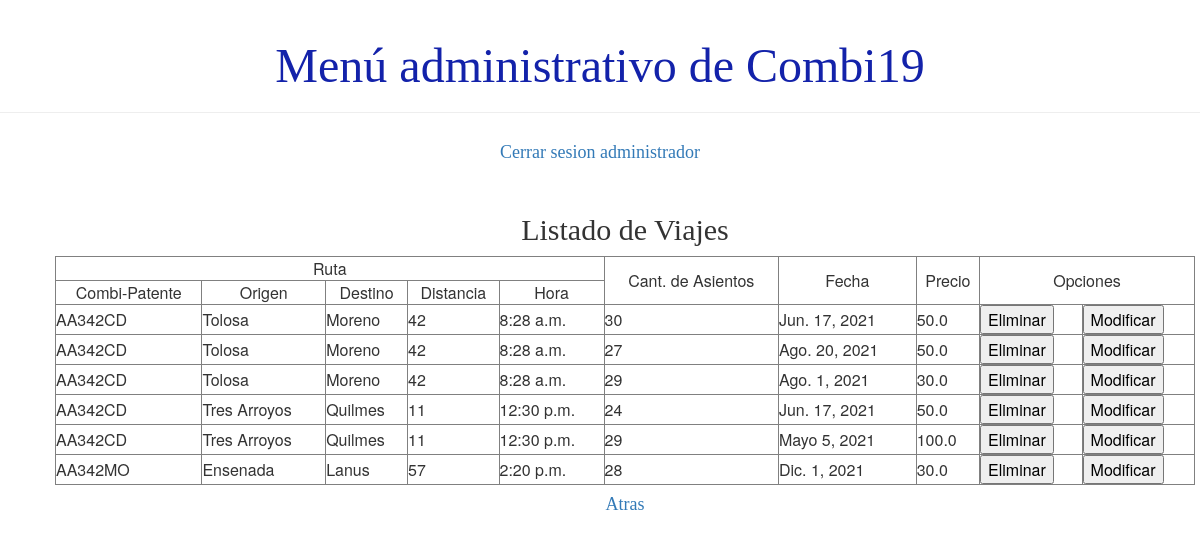
/usuario/listaViaje (signed in), run on the app's committed database.
### demo1/models.py (models this page shows, shortened)
class Combi(models.Model):
    TIPOS_COMBI = (
        ('C', 'Cama'),
        ('S', 'Semicama'),
    )
    chofer = models.ForeignKey(Chofer, on_delete=models.CASCADE)
    patente = models.CharField(max_length=10)
    tipo = models.CharField(max_length=1, choices=TIPOS_COMBI)
    modelo = models.CharField(max_length=40)
    asientos = models.IntegerField()
    activo = models.BooleanField(default=True)

class Lugar(models.Model):
    nombre_de_lugar = models.CharField(max_length=50)
    provincia = models.CharField(max_length=40)
    activo = models.BooleanField(default=True)

class Ruta(models.Model):
    combi = models.ForeignKey(Combi, on_delete=models.CASCADE)
    origen = models.ForeignKey(Lugar, on_delete=models.CASCADE, related_name='origen')
    destino = models.ForeignKey(Lugar, on_delete=models.CASCADE, related_name='destino')
    hora = models.TimeField()
    distancia = models.IntegerField()
    activo = models.BooleanField(default=True)

class Viaje(models.Model):
    ruta = models.ForeignKey(Ruta, on_delete=models.CASCADE)
    cantInsumos = models.ManyToManyField(CantInsumo,blank=True)
    fecha = models.DateField()
    precio = models.FloatField()
    asientos = models.IntegerField()
    activo = models.BooleanField(default=True)
    vendidos= models.IntegerField(default=0)

### demo1/views.py (the view)
# urls.py: path('usuario/listaViaje', views.listado_viaje ,name='listado_viaje'),
def listado_viaje(request):
    viajes=armarFilaViaje()
    page_obj,cantidad = listadoDePaginacion(viajes, request)
    return render(request, 'demo1/listados/listado_viaje.html', {'page_obj':page_obj, 'cantidad':cantidad})

### demo1/views.py (called while the page is built)
def listadoDePaginacion(lista, request):
    paginator= Paginator(lista, 10)
    cantidad=False if (paginator.count == 0) else True
    page_number = request.GET.get('page')
    return (paginator.get_page(page_number), cantidad)

def armarFilaViaje():
    lista=[]
    viajes=Viaje.objects.filter(activo=True).values()
    for v in viajes:
        r=Ruta.objects.filter(id=v['ruta_id']).values()
        combi=Combi.objects.filter(id=r[0]['combi_id']).values()
        o=Lugar.objects.filter(id=r[0]['origen_id']).values()
        d=Lugar.objects.filter(id=r[0]['destino_id']).values()
        dic={'patente':combi[0]['patente'], 'origen':o[0]['nombre_de_lugar'], 'destino':d[0]['nombre_de_lugar'],
            'hora': r[0]['hora'], 'distancia':r[0]['distancia'], 'cant': v['asientos'], 'fecha':v['fecha'], 'precio':v['precio'], 'pk':v['id']}
        lista.append(dic)
    return lista

### demo1/templates/demo1/listados/listado_viaje.html (shortened to what this page needs)
{% extends 'demo1/base.html' %}
{% load static %}
{% block content %}
<div class="card">
    <h2>Listado de Viajes</h2>
</div>
    <div >
    <table class="tablalista" width=100% border="1">
        <tbody>
        {% if cantidad %}
            <tr>
                <td align="center" colspan="5">Ruta</td>
                <td align="center" rowspan="2">Cant. de Asientos</td>
                <td align="center" rowspan="2">Fecha</td>
                <td align="center" rowspan="2">Precio</td>
                <td align="center" rowspan="2" colspan="2">Opciones</td>
            </tr>
            <tr>
                <td align="center">Combi-Patente</td>
                <td align="center">Origen</td>
                <td align="center">Destino</td>
                <td align="center">Distancia</td>
                <td align="center">Hora</td>
            </tr>
            {% for v in page_obj %}
                <tr>
                    <td>{{ v.patente }}</td>
                    <td>{{ v.origen }}</td>
                    <td>{{ v.destino }}</td>
                    <td>{{ v.distancia }}</td>
                    <td>{{ v.hora }}</td>
                    <td>{{ v.cant }}</td>
                    <td>{{ v.fecha }}</td>
                    <td>{{ v.precio }}</td>
                    <td>
                        <button class="boton_de_eliminacion" onclick="confirmarEliminacion('{% url 'eliminar_viaje' pk=v.pk%}', 'Esta seguro de que desea eliminar el viaje?' )" style="color: black;">Eliminar</button>
                    </td>
                    <td>
                        <button><a href="{% url 'modificar_viaje' pk=v.pk%}" style="text-decoration:none; color: black;">Modificar</a></button>
                    </td>
                </tr>
            {% endfor %}
        {% else %}
            <p>No se registro ningun viaje</p>
        {% endif %}
    </tbody>
    </table>
    </div>
<div class="card"><h4><a href="{% url 'principal' %}">Atras</a></h4></div>
{% endblock %}

### demo1/static/css/demo1.css (style rules this page uses)
h4 { color: #02105e; }
h1, h2, h3, h4 { font-family: 'Lobster', cursive; }
.card { display: flex; align-items: center; justify-content: center; }

### data on the page
Combi: patente "AA342CD" "AA342CD" "AA342CD" "AA342CD" "AA342CD"
Lugar: origen "Tolosa" "Tolosa" "Tolosa"
Lugar: destino "Moreno" "Moreno" "Moreno"
Ruta: hora "8:28 a.m." "8:28 a.m." "8:28 a.m."
Viaje: fecha "Jun. 17, 2021", precio "50.0"
Viaje: fecha "Ago. 20, 2021", precio "50.0"
Viaje: fecha "Ago. 1, 2021", precio "30.0"
Lugar: origen "Tres Arroyos" "Tres Arroyos"
Lugar: destino "Quilmes" "Quilmes"
Ruta: hora "12:30 p.m." "12:30 p.m."
Viaje: fecha "Jun. 17, 2021", precio "50.0"
Viaje: fecha "Mayo 5, 2021", precio "100.0"
Combi: patente "AA342MO"
Lugar: origen "Ensenada"
Lugar: destino "Lanus"
Ruta: hora "2:20 p.m."
Viaje: fecha "Dic. 1, 2021", precio "30.0"

### other printed values
{{ v.distancia }} "42" "42" "42" "11" "11" "57"
{{ v.cant }} "30" "27" "29" "24" "29" "28"
